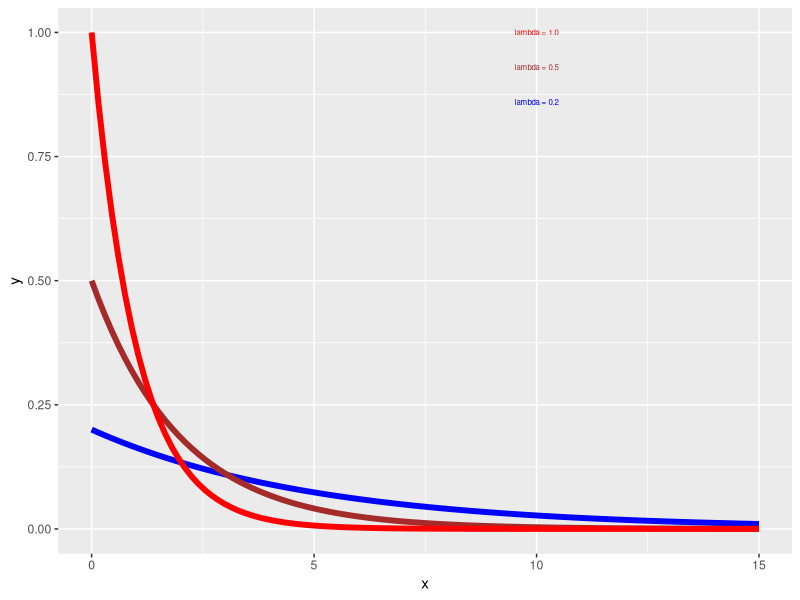
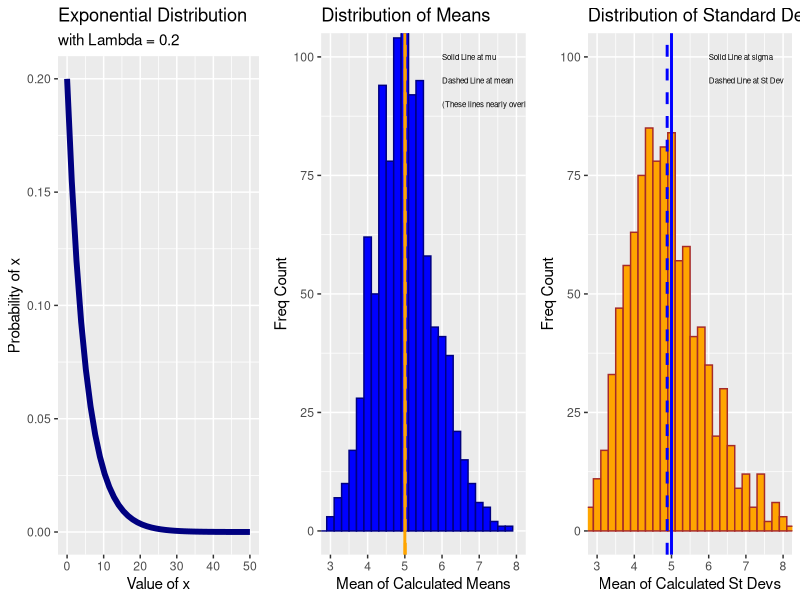

Source code (R) for these figures, in order:
## ---- chunk 1
knitr::opts_chunk$set(echo = TRUE)

require(ggplot2)
require(dplyr)
require(knitr)
require(kableExtra)
require(cowplot)
set.seed(14945)

## ---- chunk 2
## Initialize lambda, mu, and sigma

lambda <- 0.20
mu <- 1/lambda
sigma <- 1/lambda


## ---- chunk 3

## use ggplot to create replication of three exponential distributions with three different lambdas.

g <- ggplot(data.frame(x=c(0,15)),aes(x=x)) + theme_grey()
g <- g + stat_function(fun=dexp,geom = "line",size=2,col="blue",args = (rate=.2))
g <- g + stat_function(fun=dexp,geom = "line",size=2,col="brown",args = (rate=0.5))
g <- g + stat_function(fun=dexp,geom = "line",size=2,col="red",args = (rate=1.0))
g <- g + annotate("text",x=10,y=1.0,label = "lambda = 1.0", color = "red", cex = 2)
g <- g + annotate("text",x=10,y=.93,label = "lambda = 0.5", color = "brown", cex = 2)
g <- g + annotate("text",x=10,y=.86,label = "lambda = 0.2", color = "blue", cex = 2)
g

## ---- chunk 4
## perform calculations for simulation

## xx is a sequence of 10000 values between 0 and 50
xx <- seq(0, 50, length.out=40)

## expDat is a data frame containing x and y coordinates of an exponential distribution, lambda = 0.2
expDat <- data.frame(xx=xx, yy=dexp(xx, rate=0.2))

## simsd is the standard deviation of each simulation
## simmn is the mean of each simulation

simmn <- rep(NULL, time=1000)
simsd <- rep(NULL, time=1000)

## run 1000 simulations of 40 values each
for (i in 1 : 1000){
        simmn[i] <- mean(rexp(n = 40, rate = 0.20)) 
        simsd[i] <- sd(rexp(n = 40, rate = 0.20))
}

mean.simmn <- mean(simmn)
mean.simsd <- mean(simsd)


## ---- chunk 5

f <- ggplot(expDat, aes(x=xx, y=yy)) + geom_line(color = "navy", lwd = 2) + theme_grey()
f <- f + labs(x = "Value of x", y = "Probability of x", title = "Exponential Distribution", subtitle = "with Lambda = 0.2")

g <- ggplot(data.frame(simmn), aes(simmn)) + geom_histogram(binwidth = 0.20, col = "navy", fill = "blue")
g <- g + labs(x = "Mean of Calculated Means", title = "Distribution of Means", y = "Freq Count")
g <- g + coord_cartesian(xlim=c(3,8), ylim=c(0,100)) + theme_grey()
g <- g + geom_vline(xintercept = 5, col = "orange", lwd = 1)
g <- g + geom_vline(xintercept = mean(simmn), col = "orange", lwd = 1, lty = 2)
g <- g + annotate("text",x=6,y=100,label = "Solid Line at mu", color = "black", cex = 2,hjust=0)
g <- g + annotate("text",x=6,y=95,label = "Dashed Line at mean", color = "black", cex = 2,hjust=0)
g <- g + annotate("text",x=6,y=90,label = "(These lines nearly overlap)", color = "black", cex = 2,hjust=0)
h <- ggplot(data.frame(simsd), aes(simsd)) + geom_histogram(binwidth = 0.20, col = "brown", fill = "orange")
h <- h + labs(x = "Mean of Calculated St Devs", title = "Distribution of Standard Deviations", y = "Freq Count")
h <- h + coord_cartesian(xlim=c(3,8), ylim=c(0,100)) + theme_grey()
h <- h + geom_vline(xintercept = 5, col = "blue", lwd = 1)
h <- h + geom_vline(xintercept = mean(simsd), col = "blue", lwd = 1, lty = 2)
h <- h + annotate("text",x=6,y=100,label = "Solid Line at sigma", color = "black", cex = 2,hjust=0)
h <- h + annotate("text",x=6,y=95,label = "Dashed Line at St Dev", color = "black", cex = 2,hjust=0)
plot_grid(f,g,h,nrow = 1, ncol = 3)
